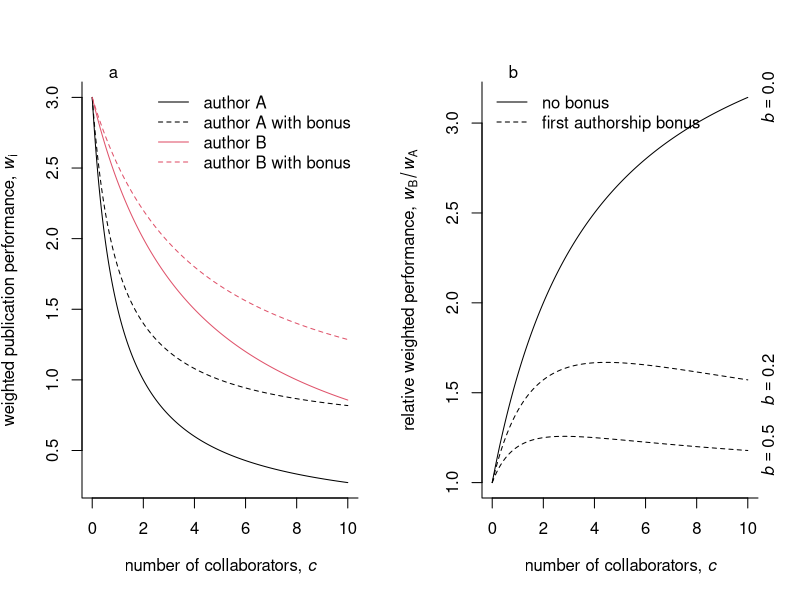

Here is the R script that generated this plot:

# figure to illustrate the weighted publication production

## functions
weighted.pubs.A <- function(c.co, a=3, G=4) {
	a/(1+c.co)
}
weighted.pubs.B <- function(c.co, a=3, G=4) {
	(G*a)/(G+c.co)
}
w.p.A <- function(co, a=3, G=4, b=0.2) {
	a*b + (1-b)*(a/(1+co))
}
w.p.B <- function(co, a=3, G=4, b=0.2) {
	a*b + (1-b)*((G*a)/(G+co))
}

## plots

png(file="weighted_production.png", width=700, height=600)
op <- par(mfcol=c(1, 2))
cc <- seq(0,10,0.01)
plot(cc, weighted.pubs.A(cc), type="l", bty="l",
		 xlab=expression(paste("number of collaborators, ", italic(c))),
		 ylab=expression(paste("weighted publication performance, ", italic(w)[i])))
lines(cc, weighted.pubs.B(cc), col=2)
lines(cc, w.p.A(cc), lty=2)
lines(cc, w.p.B(cc), lty=2, col=2)
legend("topright", legend=c("author A", "author A with bonus",
														"author B", "author B with bonus"), lty=c(1,2,1,2),
														col=c(1,1,2,2), bty="n")
mtext("a", side=3, adj=0.1)

ww0 <- weighted.pubs.B(cc)/weighted.pubs.A(cc)
ww02 <- w.p.B(cc)/w.p.A(cc)
ww05 <- w.p.B(cc, b=0.5)/w.p.A(cc, b=0.5)
plot(cc, ww0, type="l", bty="l",
		 xlab=expression(paste("number of collaborators, ", italic(c))),
		 ylab=expression(paste("relative weighted performance, ",
													 italic(w)[B]/italic(w)[A])))
lines(cc, ww02, lty=2)
lines(cc, ww05, lty=2)
legend("topleft", legend=c("no bonus", "first authorship bonus"),
			 lty=c(1,2), bty="n")
mtext(expression(italic(b) == "0.0"), side=4, at=ww0[length(ww0)])
mtext(expression(italic(b) == "0.2"), side=4, at=ww02[length(ww02)])
mtext(expression(italic(b) == "0.5"), side=4, at=ww05[length(ww05)])
mtext("b", side=3, adj=0.1)
par(op)
dev.off()

